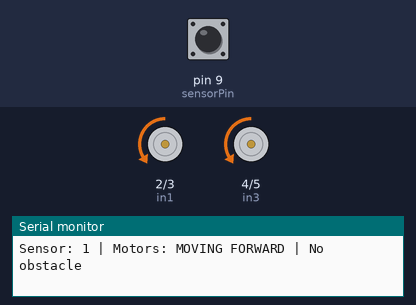
Bench run of a sketch on a simulated Arduino Uno, built with avr-gcc and run on an emulated ATmega328P. On the bench: motor-driver pin pairs drawn as motors (green arrow = first pin HIGH = forward, orange = second pin HIGH = backward, longer = more drive, scaled by the enable pin), the last lines printed to the serial monitor. Inputs (shaded band) come from the test bench; at power-on: pin 9 (sensorPin) HIGH.

Above: at 1.2 s.
1.3 s: pin 9 (sensorPin) driven LOW
At 2.6 s:
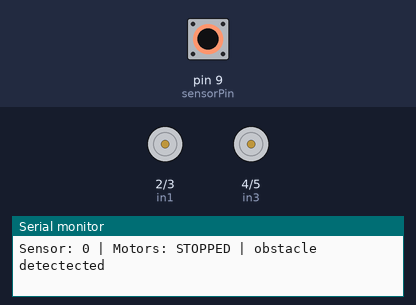
2.9 s: pin 9 (sensorPin) driven HIGH
At 3.8 s:
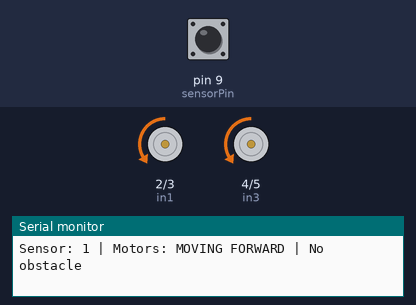
5.9 s: pin 9 (sensorPin) pulsed LOW 2 times (0.12 s each, 0.3 s apart)
At 6.16 s:
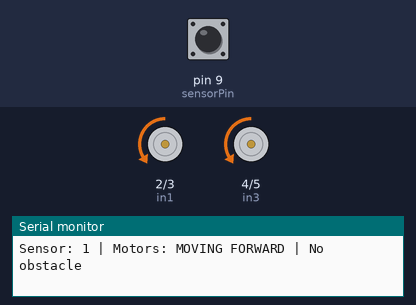
9.5 s: pin 9 (sensorPin) pulsed LOW 5 times (0.12 s each, 0.3 s apart)
At 11.2 s:
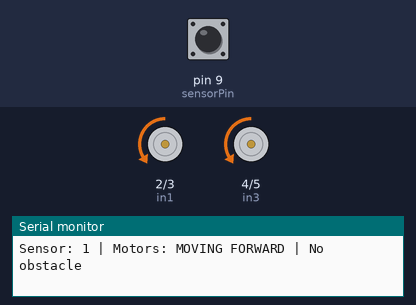
Timing chart, 0 to 12.7 s (numbered marks = the images above; inputs shaded):
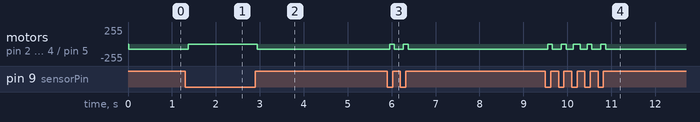

Measured:
- after the input at 1.3 s, motor on pin 2 (in1) / pin 3 (in2), motor on pin 4 (in3) / pin 5 (in4): backward 75/255 → stopped after 0.07 s
- after the input at 2.9 s, motor on pin 2 (in1) / pin 3 (in2), motor on pin 4 (in3) / pin 5 (in4): stopped → backward 75/255 at once
- after the input at 5.9 s, motor on pin 2 (in1) / pin 3 (in2), motor on pin 4 (in3) / pin 5 (in4): alternates backward 75/255 for 0.21 s and stopped for 0.11 s, 4 changes in all, then stays backward 75/255, starting after 0.05 s
- after the input at 9.5 s, motor on pin 2 (in1) / pin 3 (in2), motor on pin 4 (in3) / pin 5 (in4): alternates backward 75/255 for 0.18 s and stopped for 0.11 s, 10 changes in all, then stays backward 75/255, starting after 0.05 s

The sketch:

sketch_dec3a.ino
```cpp
// L298N Motor Driver - Correct Configuration
// L298N requires digital pins for direction, PWM for speed

// Motor A (Left side)
const int enA = 10;    // PWM pin for Motor A speed
const int in1 = 2;   // Direction control 1
const int in2 = 3;   // Direction control 2

// Motor B (Right side)
const int enB = 11;    // PWM pin for Motor B speed
const int in3 = 4;    // Direction control 3
const int in4 = 5;    // Direction control 4
const int sensorPin = 9;

void setup() {
  Serial.begin(9600);

  // Initialize all motor control pins as outputs
  pinMode(enA, OUTPUT);
  pinMode(in1, OUTPUT);
  pinMode(in2, OUTPUT);
  pinMode(enB, OUTPUT);
  pinMode(in3, OUTPUT);
  pinMode(in4, OUTPUT);

  pinMode(sensorPin, INPUT);

  Serial.println("L298N Motor Driver Started");
  Serial.println("Waiting for sensor to read 0...");
}

void loop() {
  int sensorValue = digitalRead(sensorPin);
  //int sensorAnalogValue = analogRead(sensorPin);

  Serial.print("Sensor: ");
  //Serial.print(sensorAnalogValue);
  Serial.print(sensorValue);
  Serial.print(" | Motors: ");

  if (sensorValue == 0 ) {
    stopMotors();
    Serial.println("STOPPED | obstacle detectected");

  } else {
    // Rotate all motors forward
    moveForward();
    Serial.println("MOVING FORWARD | No obstacle");
  }

  // delay();
}

void moveForward() {
// Move both motors forward
digitalWrite(in1, LOW);
digitalWrite(in2, HIGH);
analogWrite(enA, 75);   // Motor A speed


digitalWrite(in3, LOW);
digitalWrite(in4, HIGH);
analogWrite(enB, 75);
}


void stopMotors() {
  // Stop both motors
  digitalWrite(in1, LOW);
  digitalWrite(in2, LOW);
  digitalWrite(in3, LOW);
  digitalWrite(in4, LOW);
  analogWrite(enA, 0);
  analogWrite(enB, 0);
}
```
